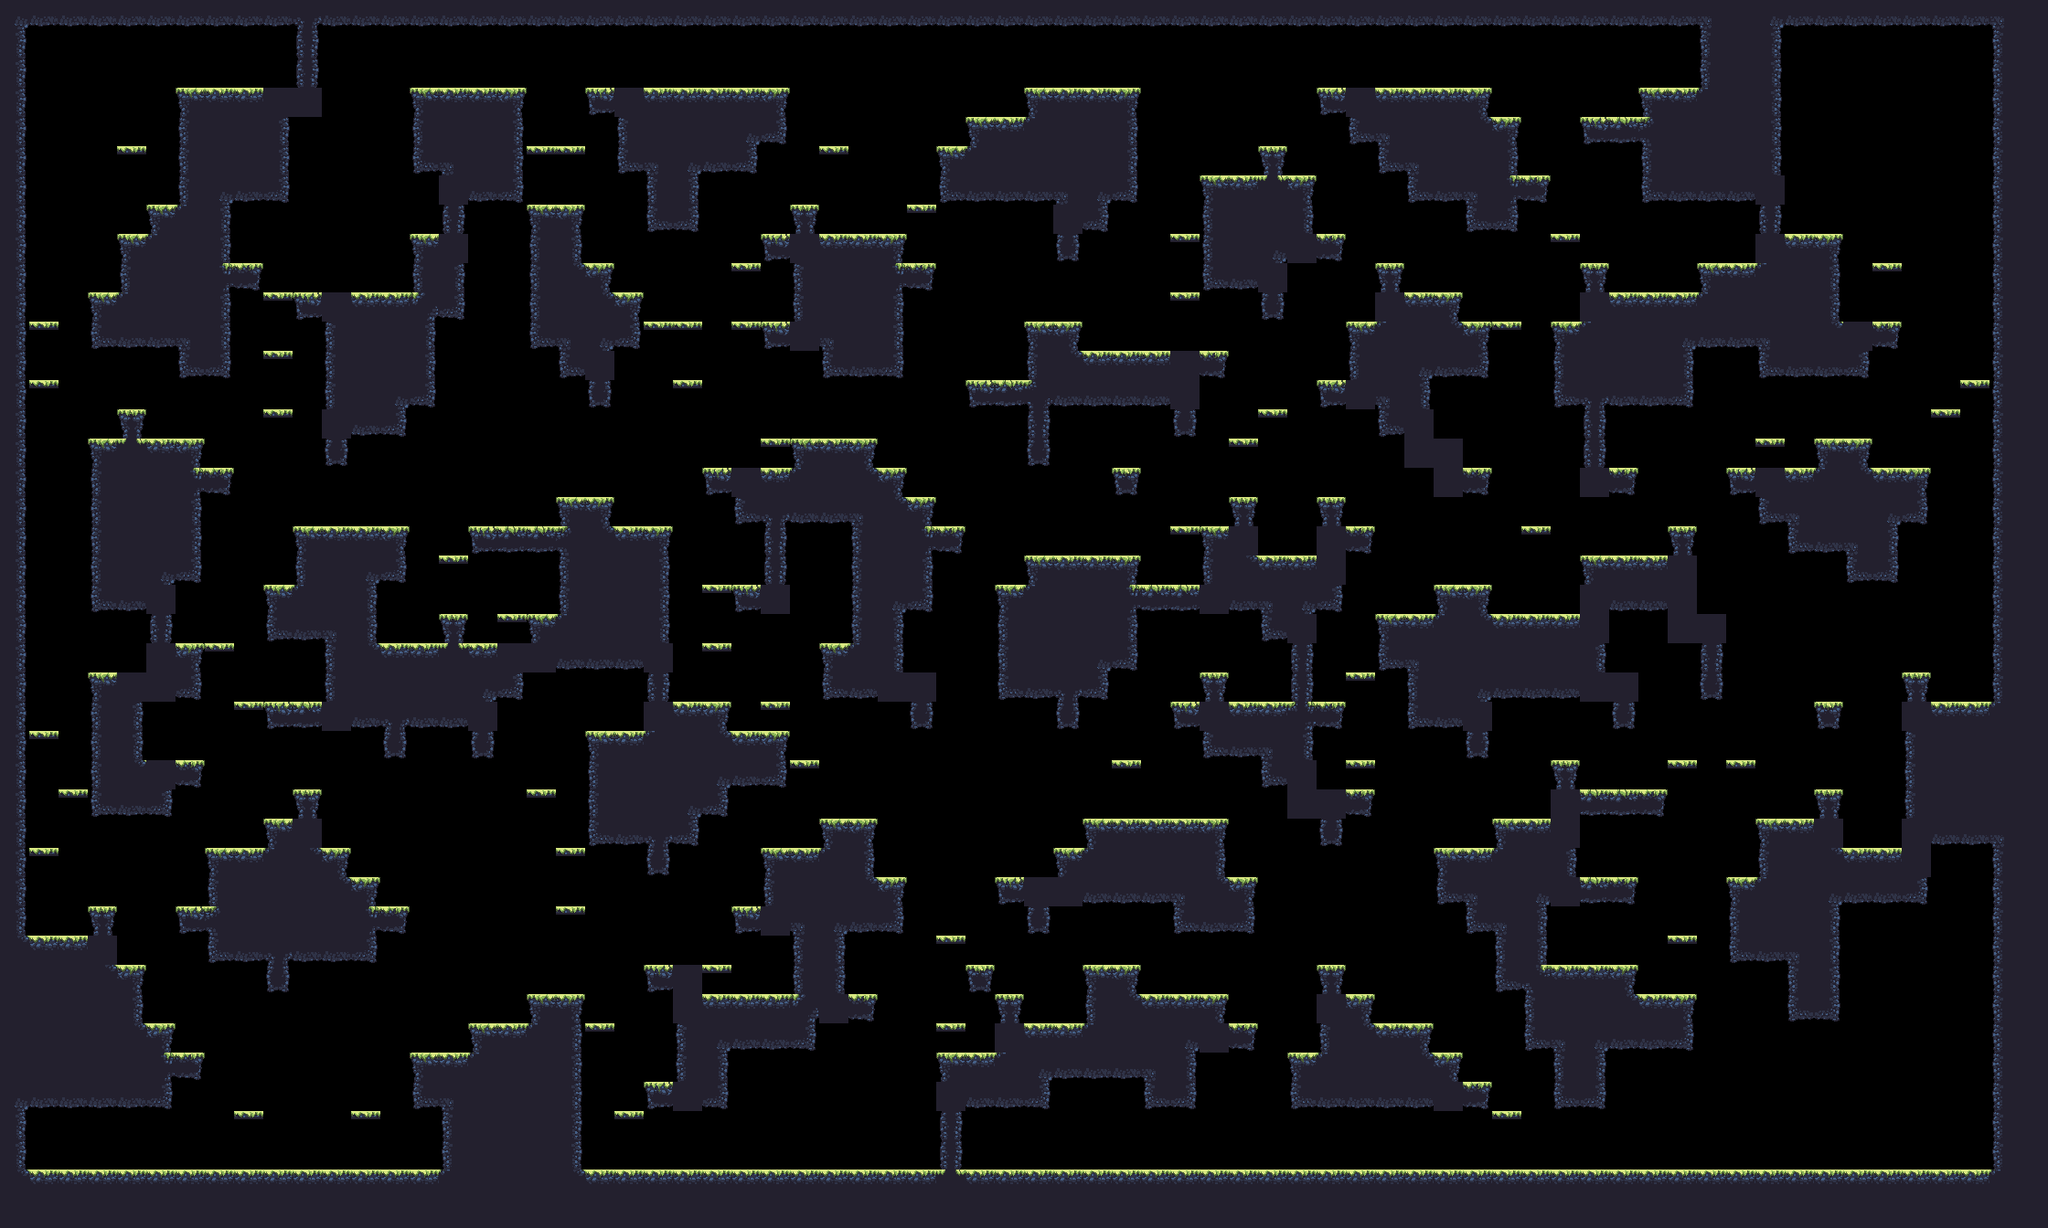

A 2D game scene composited from a Tiled map and its tileset images. What follows is a short description and the map's XML, with each tile layer's data collapsed to a summary:
An orthogonal 70x42 tile map with 32x32 px tiles, 1 tile layer (main) and 17 objects (9x spawn, spawnPlayer0, spawnCrown0, spawnPlayer1, spawnCrown1, ...).

<map compressionlevel="0" height="42" infinite="0" nextlayerid="3" nextobjectid="4" orientation="orthogonal" renderorder="right-down" tiledversion="1.3.2" tileheight="32" tilewidth="32" version="1.2" width="70">
 <tileset firstgid="1" source="forest_summer_tile_set.tsx" />
 <layer height="42" id="1" name="main" width="70">
  <data>[2940 cells, 1326 non-empty, 29 distinct tile ids]</data>
 </layer>
 <objectgroup><object id="1" name="spawnPlayer0" x="352" y="272.0" /><object id="2" name="spawnCrown0" x="320" y="272.0" /><object id="3" name="spawnPlayer1" x="2048" y="304.0" /><object id="4" name="spawnCrown1" x="2016" y="208.0" /><object id="5" name="spawnPlayer2" x="224" y="1232.0" /><object id="6" name="spawnCrown2" x="288" y="1232.0" /><object id="7" name="spawnPlayer3" x="2144" y="1232.0" /><object id="8" name="spawnCrown3" x="2080" y="1232.0" /><object id="9" name="spawn" x="1504" y="528.0" /><object id="10" name="spawn" x="288" y="1232.0" /><object id="11" name="spawn" x="1888" y="1232.0" /><object id="12" name="spawn" x="384" y="272.0" /><object id="13" name="spawn" x="1120" y="912.0" /><object id="14" name="spawn" x="1696" y="304.0" /><object id="15" name="spawn" x="192" y="944.0" /><object id="16" name="spawn" x="480" y="624.0" /><object id="17" name="spawn" x="768" y="720.0" /></objectgroup></map>
